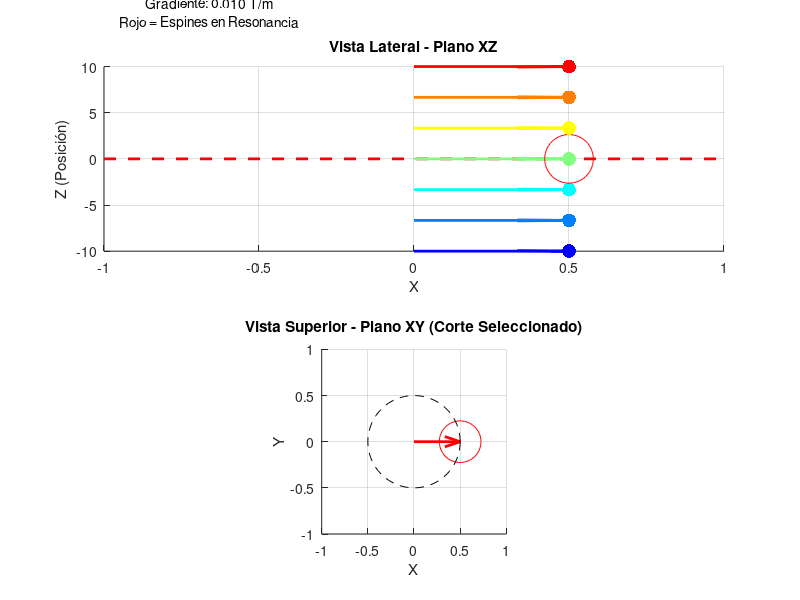

Recreate this plot in MATLAB. (Note: this script raises an error after producing the figure.)
% Configuración de la figura
figure('Position', [100 100 800 600]);

% Parámetros de tiempo y espacio
t = linspace(0, 10, 100);
z = linspace(-10, 10, 7);  % 7 posiciones diferentes en z
dt = t(2) - t(1);

% Parámetros del campo magnético y gradiente
B0 = 1.5;  % Campo principal en Tesla
Gz = 0.01; % Gradiente en T/m
gamma = 42.577e6;  % Razón giromagnética para protones (Hz/T)

% Frecuencia de referencia (frecuencia del pulso RF)
w_rf = gamma * B0;  % Frecuencia central
slice_pos = 0;  % Posición del corte deseado

% Inicializar el GIF
filename = 'spin_resonance.gif';
firstframe = true;

% Colores para los espines
colors = jet(length(z));

% Crear la animación
for time_idx = 1:length(t)
    clf;
    
    % Subplot para la vista lateral (plano x-z)
    subplot(2,1,1)
    hold on
    grid on
    
    % Dibujar línea de corte
    plot([-1 1], [slice_pos slice_pos], 'r--', 'LineWidth', 2)
    
    % Para cada posición en z
    for z_idx = 1:length(z)
        % Calcular frecuencia de precesión local
        B_local = B0 + Gz * z(z_idx);
        w_local = gamma * B_local;
        
        % Calcular fase del espín
        phase = w_local * t(time_idx);
        
        % Calcular posición del espín
        x = 0.5 * cos(phase);
        y = 0.5 * sin(phase);
        
        % Dibujar el espín
        plot(x, z(z_idx), '.', 'Color', colors(z_idx,:), 'MarkerSize', 30)
        
        % Dibujar vector de magnetización
        quiver(0, z(z_idx), x, 0, 0, 'Color', colors(z_idx,:), 'LineWidth', 2)
        
        % Calcular diferencia con la frecuencia RF
        dw = abs(w_local - w_rf);
        
        % Si está en resonancia (cerca de la frecuencia RF)
        if abs(z(z_idx)) < 1
            plot(x, z(z_idx), 'ro', 'MarkerSize', 35)
        end
    end
    
    xlabel('X')
    ylabel('Z (Posición)')
    title('Vista Lateral - Plano XZ')
    axis([-1 1 -10 10])
    
    % Subplot para la vista superior (plano x-y) del corte seleccionado
    subplot(2,1,2)
    hold on
    grid on
    
    % Para cada posición en z cerca del corte
    for z_idx = 1:length(z)
        if abs(z(z_idx)) < 1  % Solo mostrar espines cerca del corte
            % Calcular frecuencia local
            B_local = B0 + Gz * z(z_idx);
            w_local = gamma * B_local;
            
            % Calcular posición del espín
            phase = w_local * t(time_idx);
            x = 0.5 * cos(phase);
            y = 0.5 * sin(phase);
            
            % Dibujar el espín
            plot(x, y, 'ro', 'MarkerSize', 30)
            quiver(0, 0, x, y, 0, 'r', 'LineWidth', 2)
        end
    end
    
    % Dibujar círculo de referencia
    theta = linspace(0, 2*pi, 100);
    plot(0.5*cos(theta), 0.5*sin(theta), 'k--')
    
    xlabel('X')
    ylabel('Y')
    title('Vista Superior - Plano XY (Corte Seleccionado)')
    axis([-1 1 -1 1])
    axis equal
    
    % Añadir información del gradiente
    annotation('textbox', [0.15 0.95 0.7 0.05], ...
        'String', {sprintf('Tiempo: %.2f ms', t(time_idx)), ...
        sprintf('Gradiente: %.3f T/m', Gz), ...
        'Rojo = Espines en Resonancia'}, ...
        'EdgeColor', 'none', ...
        'HorizontalAlignment', 'center');
    
    % Capturar y guardar el frame
    frame = getframe(gcf);
    im = frame2im(frame);
    [imind,cm] = rgb2ind(im,256);
    
    if firstframe
        imwrite(imind,cm,filename,'gif','LoopCount',inf,'DelayTime',0.1);
        firstframe = false;
    else
        imwrite(imind,cm,filename,'gif','WriteMode','append','DelayTime',0.1);
    end
end